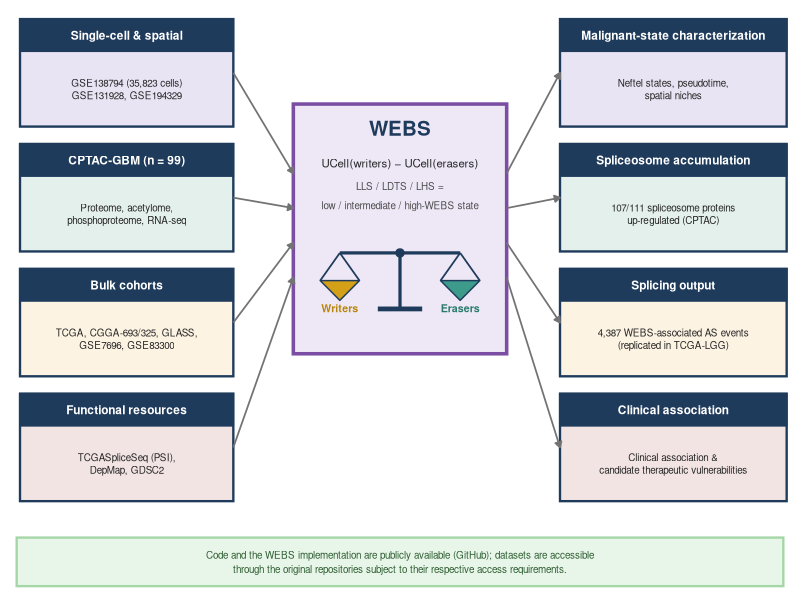
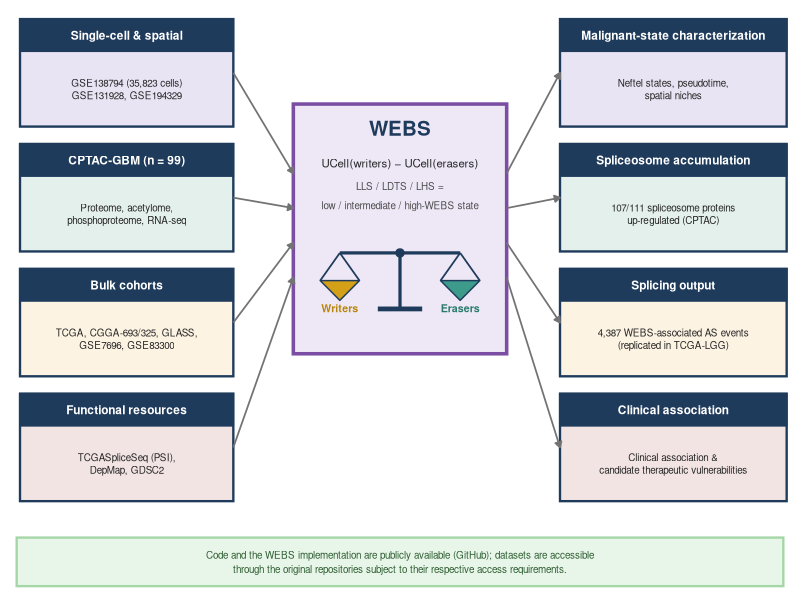

R code for these plots, in order:
# =============================================================================
# 76. Figure 1 BEAUTIFIED: navy-header boxes + central balance scale + footer bar
# =============================================================================
setwd("E:/KIMI/GBM_WEBS_Project")
suppressMessages({ library(ggplot2); library(grid) })

NAVY  <- "#1F3B5C"; PURPLE <- "#7B4EA3"; PURPLE_BG <- "#EDE7F6"
TEAL  <- "#3D9B8C"; GOLD <- "#D4A017"; GREEN_BG <- "#E8F5E9"; GREEN_TXT <- "#2E5E32"
ARR   <- "grey45"

# helper: box with navy header + pastel body
box2 <- function(x, y, w, h, title, body, fill) {
  hh <- h * 0.30
  list(
    annotate("rect", xmin = x - w/2, xmax = x + w/2, ymin = y - h/2, ymax = y + h/2,
             fill = fill, color = NAVY, linewidth = 0.8),
    annotate("rect", xmin = x - w/2, xmax = x + w/2, ymin = y + h/2 - hh, ymax = y + h/2,
             fill = NAVY, color = NAVY),
    annotate("text", x = x, y = y + h/2 - hh/2, label = title,
             color = "white", fontface = "bold", size = 3.0),
    annotate("text", x = x, y = y - h/2 + (h - hh)/2, label = body,
             color = "grey15", size = 2.5, lineheight = 1.05)
  )
}
arr <- function(x1, y1, x2, y2, col = ARR, lw = 0.6) {
  annotate("segment", x = x1, y = y1, xend = x2, yend = y2,
           arrow = grid::arrow(length = unit(0.16, "cm"), type = "closed"),
           color = col, linewidth = lw)
}

# balance scale elements (centered at cx, cy)
balance <- function(cx, cy, s = 1) {
  post_h <- 0.85 * s; beam_w <- 1.9 * s; drop <- 0.42 * s; pan_w <- 0.62 * s; pan_h <- 0.30 * s
  list(
    # post + base
    annotate("segment", x = cx, y = cy + post_h/2, xend = cx, yend = cy - post_h/2,
             color = NAVY, linewidth = 1.1),
    annotate("segment", x = cx - 0.35*s, y = cy - post_h/2, xend = cx + 0.35*s, yend = cy - post_h/2,
             color = NAVY, linewidth = 1.6),
    # beam
    annotate("segment", x = cx - beam_w/2, y = cy + post_h/2, xend = cx + beam_w/2, yend = cy + post_h/2,
             color = NAVY, linewidth = 1.1),
    annotate("point", x = cx, y = cy + post_h/2, color = NAVY, size = 2.5),
    # left hanger + pan (writers, gold)
    annotate("segment", x = cx - beam_w/2, y = cy + post_h/2, xend = cx - beam_w/2 - pan_w/2,
             yend = cy + post_h/2 - drop, color = NAVY, linewidth = 0.6),
    annotate("segment", x = cx - beam_w/2, y = cy + post_h/2, xend = cx - beam_w/2 + pan_w/2,
             yend = cy + post_h/2 - drop, color = NAVY, linewidth = 0.6),
    annotate("polygon", x = c(cx - beam_w/2 - pan_w/2, cx - beam_w/2 + pan_w/2, cx - beam_w/2),
             y = c(cy + post_h/2 - drop, cy + post_h/2 - drop, cy + post_h/2 - drop - pan_h),
             fill = GOLD, color = NAVY, linewidth = 0.5),
    annotate("text", x = cx - beam_w/2, y = cy + post_h/2 - drop - pan_h - 0.12*s,
             label = "Writers", color = "#B8860B", fontface = "bold", size = 2.7),
    # right hanger + pan (erasers, teal)
    annotate("segment", x = cx + beam_w/2, y = cy + post_h/2, xend = cx + beam_w/2 - pan_w/2,
             yend = cy + post_h/2 - drop, color = NAVY, linewidth = 0.6),
    annotate("segment", x = cx + beam_w/2, y = cy + post_h/2, xend = cx + beam_w/2 + pan_w/2,
             yend = cy + post_h/2 - drop, color = NAVY, linewidth = 0.6),
    annotate("polygon", x = c(cx + beam_w/2 - pan_w/2, cx + beam_w/2 + pan_w/2, cx + beam_w/2),
             y = c(cy + post_h/2 - drop, cy + post_h/2 - drop, cy + post_h/2 - drop - pan_h),
             fill = TEAL, color = NAVY, linewidth = 0.5),
    annotate("text", x = cx + beam_w/2, y = cy + post_h/2 - drop - pan_h - 0.12*s,
             label = "Erasers", color = "#2A7A6C", fontface = "bold", size = 2.7)
  )
}

W <- 12; H <- 7.4
p <- ggplot() +
  # ---- left data boxes ----
  box2(1.9, 6.35, 3.2, 1.55, "Single-cell & spatial",
       "GSE138794 (35,823 cells)\nGSE131928, GSE194329", "#E8E4F3") +
  box2(1.9, 4.55, 3.2, 1.55, "CPTAC-GBM (n = 99)",
       "Proteome, acetylome,\nphosphoproteome, RNA-seq", "#E4F0EC") +
  box2(1.9, 2.75, 3.2, 1.55, "Bulk cohorts",
       "TCGA, CGGA-693/325, GLASS,\nGSE7696, GSE83300", "#FDF3E3") +
  box2(1.9, 0.95, 3.2, 1.55, "Functional resources",
       "TCGASpliceSeq (PSI),\nDepMap, GDSC2", "#F3E4E4") +

  # ---- center WEBS box ----
  annotate("rect", xmin = 4.4, xmax = 7.6, ymin = 2.3, ymax = 5.9,
           fill = PURPLE_BG, color = PURPLE, linewidth = 1.2) +
  annotate("text", x = 6.0, y = 5.55, label = "WEBS", fontface = "bold", size = 5.2, color = NAVY) +
  annotate("text", x = 6.0, y = 5.05, label = "UCell(writers) \u2212 UCell(erasers)",
           size = 2.9, color = "grey15") +
  annotate("text", x = 6.0, y = 4.72, label = "LLS / LDTS / LHS =",
           size = 2.5, color = "grey30") +
  annotate("text", x = 6.0, y = 4.44, label = "low / intermediate / high-WEBS state",
           size = 2.5, color = "grey30") +
  balance(6.0, 3.35, 0.95) +

  # ---- right findings boxes ----
  box2(10.1, 6.35, 3.4, 1.55, "Malignant-state characterization",
       "Neftel states, pseudotime,\nspatial niches", "#E8E4F3") +
  box2(10.1, 4.55, 3.4, 1.55, "Spliceosome accumulation",
       "107/111 spliceosome proteins\nup-regulated (CPTAC)", "#E4F0EC") +
  box2(10.1, 2.75, 3.4, 1.55, "Splicing output",
       "4,387 WEBS-associated AS events\n(replicated in TCGA-LGG)", "#FDF3E3") +
  box2(10.1, 0.95, 3.4, 1.55, "Clinical association",
       "Clinical association &\ncandidate therapeutic vulnerabilities", "#F3E4E4") +

  # ---- arrows ----
  arr(3.5, 6.35, 4.4, 4.9) + arr(3.5, 4.55, 4.4, 4.4) +
  arr(3.5, 2.75, 4.4, 3.9) + arr(3.5, 0.95, 4.4, 3.4) +
  arr(7.6, 4.9, 8.4, 6.35) + arr(7.6, 4.4, 8.4, 4.55) +
  arr(7.6, 3.9, 8.4, 2.75) + arr(7.6, 3.4, 8.4, 0.95) +

  # ---- footer bar ----
  annotate("rect", xmin = 0.25, xmax = 11.75, ymin = -0.35, ymax = -1.05,
           fill = GREEN_BG, color = "#A5D6A7", linewidth = 0.8) +
  annotate("text", x = 6.0, y = -0.70, color = GREEN_TXT, size = 2.5,
           label = "Code and the WEBS implementation are publicly available (GitHub); datasets are accessible\nthrough the original repositories subject to their respective access requirements.") +

  coord_cartesian(xlim = c(0, W), ylim = c(-1.25, 7.4), expand = FALSE) +
  theme_void()

ggsave("figures_GND/Figure_1.pdf", p, width = 12, height = 7.4)
ggsave("figures_GND/Figure_1.png", p, width = 12, height = 7.4, dpi = 300)
cat("beautified Figure 1 saved\n")
